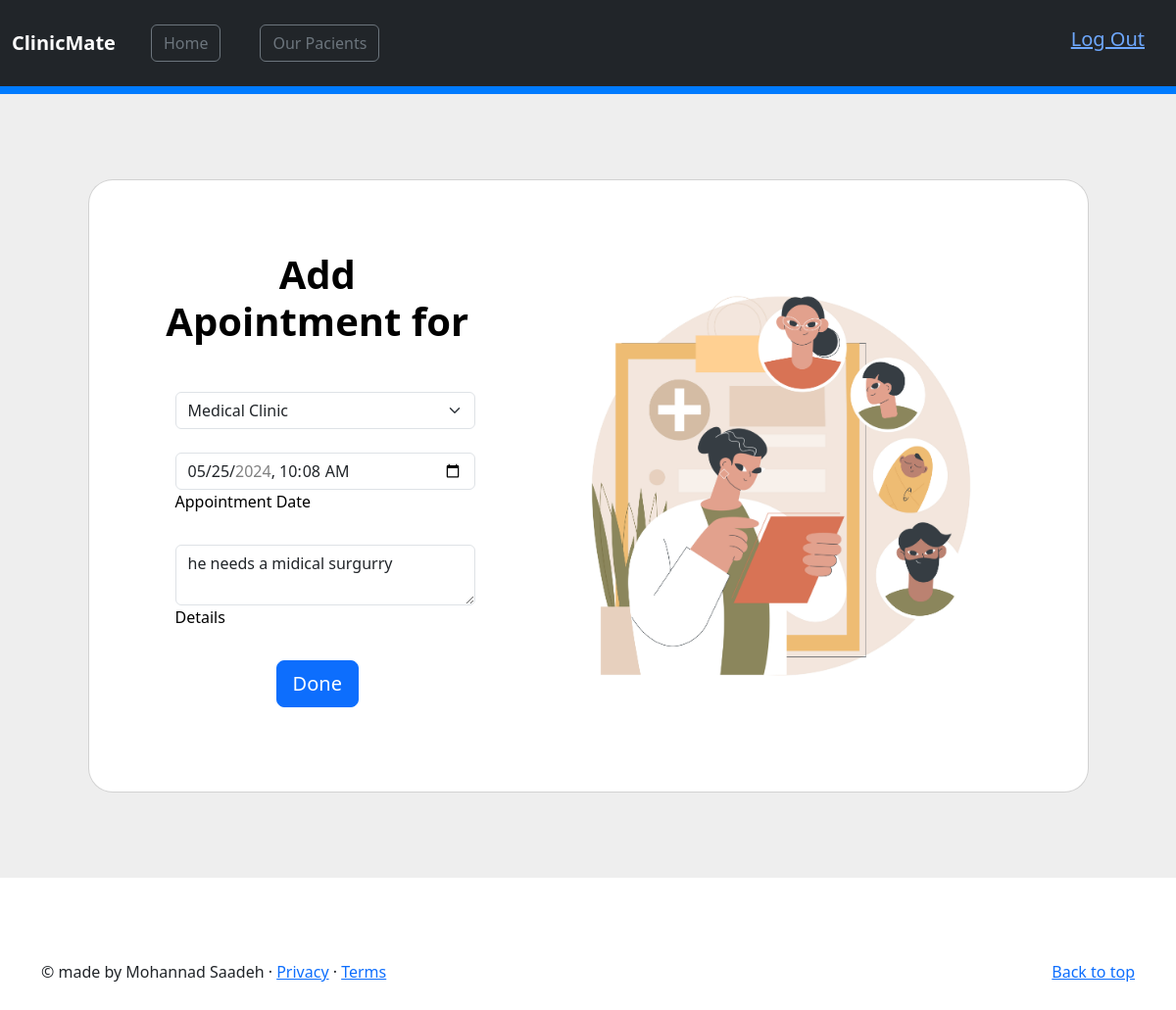
/edit_appointment/2, run on the app's committed database.
### ams_app/models.py (models this page shows, shortened)
class Appointment(models.Model):
    appointment_date = models.DateTimeField()
    appointment_details = models.TextField()
    pacient = models.ForeignKey(Pacient, related_name="appointments", on_delete = models.CASCADE)
    clinic = models.ForeignKey(Clinic, related_name="appointments", on_delete = models.CASCADE)
    created_at = models.DateTimeField(auto_now_add=True)
    updated_at = models.DateTimeField(auto_now=True)
    objects = AppointmentManager()

class Clinic(models.Model):
    clinic_name = models.CharField(max_length=100)
    clinic_specialty = models.CharField(max_length=100)
    clinic_details = models.TextField()
    created_at = models.DateTimeField(auto_now_add=True)
    updated_at = models.DateTimeField(auto_now=True)
    objects = ClinicManager()
    def __str__(self):
        return self.clinic_name

### ams_app/views.py (the view)
# urls.py: path('edit_appointment/<int:id>', views.edit_appointment),
def edit_appointment(request, id):
    appointments = models.Appointment.objects.get(id=id)
    appointments_date = appointments.appointment_date.strftime('%Y-%m-%dT%H:%M')
    min_datetime = models.date_time_min().strftime('%Y-%m-%dT%H:%M')
    max_datetime = models.date_time_max().strftime('%Y-%m-%dT%H:%M')
    clinics = models.Clinic.objects.all()
    context = {
        'appointments': appointments,
        'clinics': clinics,
        'appointments_date': appointments_date,
        'min_datetime': min_datetime,
        'max_datetime': max_datetime,
        }
    print(appointments_date)
    return render(request, 'edit_appointment.html', context )

### ams_app/models.py (called while the page is built)
def date_time_min():
    working_hours_start = "09:00"
    min_datetime = datetime.datetime.combine(datetime.date.today(), datetime.datetime.strptime(working_hours_start, "%H:%M").time())
    return min_datetime

def date_time_max():
    working_hours_end = "17:00"
    add_one_week = datetime.timedelta(days=7)
    max_datetime = datetime.datetime.combine(datetime.date.today(), datetime.datetime.strptime(working_hours_end, "%H:%M").time())+add_one_week
    return max_datetime

### ams_app/templates/edit_appointment.html (shortened to what this page needs)
<!doctype html>
<html lang="en" data-bs-theme="auto">
<head>
    {% load static %}
    <link rel="stylesheet" href="{% static 'css/style.css' %}">
    <link rel="stylesheet" href="{% static 'css/bootstrap.css' %}">
    <link rel="stylesheet" href="https://cdn.jsdelivr.net/npm/@docsearch/css@3">
    <link href="/docs/5.3/dist/css/bootstrap.min.css" rel="stylesheet">
</head>
<body>
    <header data-bs-theme="dark">
        <nav class="navbar navbar-expand-md navbar-dark fixed-top bg-dark">
        <div class="container-fluid">
            <a class="navbar-brand" href="#">ClinicMate</a>
            <div class="collapse navbar-collapse" id="navbarCollapse">
                <ul class="navbar-nav me-auto mb-2 mb-md-0">
                    <li class="nav-item">
                    <a class="btn btn-outline-secondary" aria-current="page" href="/">Home</a>
                    </li>
                    <li class="nav-item">
                    <a class="btn btn-outline-secondary" href="/pacients_page">Our Pacients</a>
                    </li>
                </ul>
            <div class="login_admin" >
                <h5><a href="/logout"> Log Out </a></h5>
            </div>
            </div>
        </div>
        </nav>
        </header>
<main>
<div id="myCarousel" class="carousel slide mb-6" data-bs-ride="carousel">
    <section class="vh-100" style="background-color: #eee;">
        <div class="container h-100">
            <div class="row d-flex justify-content-center align-items-center h-100">
            <div class="col-lg-12 col-xl-11">
                <div class="card text-black" style="border-radius: 25px;">
                <div class="card-body p-md-5">
                    <div class="row justify-content-center">
                        <div class="col-md-10 col-lg-6 col-xl-5 order-2 order-lg-1">
                            <p class="text-center h1 fw-bold mb-5 mx-1 mx-md-4 mt-4">Add Apointment for <h2 style="color: rgb(0, 204, 102);" >{{pacient.patient_first_name}} {{pacient.patient_last_name}}</h2> </p>
                            <form class="mx-1 mx-md-4" action="/update_appointment/{{appointments.id}}" method="post">
                                <div class="d-flex flex-row align-items-center mb-4">
                                    <div data-mdb-input-init class="form-outline flex-fill mb-0">
                                        <div data-mdb-input-init class="form-outline flex-fill mb-0">
                                            <select name="clinic_name" class="form-select" >
                                            <option selected>{{appointments.clinic}}</option>
                                            </select>
                                        </div>
                                    </div>
                                </div>
                                <div class="d-flex flex-row align-items-center mb-4">
                                    <div data-mdb-input-init class="form-outline flex-fill mb-0">
                                        <input    name="appointment_date" type="datetime-local" id="form3Example1c" class="form-control" min="{{ min_datetime }}"
                                        max="{{ max_datetime }}" value="{{appointments_date}}" />
                                        <label class="form-label" for="form3Example1c">Appointment Date</label>
                                    </div>
                                </div>
                                <div class="d-flex flex-row align-items-center mb-4">
                                    <div data-mdb-input-init class="form-outline flex-fill mb-0">
                                        <textarea name="appointment_details" id="form3Example3c"  class="form-control" cols="2" rows="2"  >{{appointments.appointment_details}}</textarea>
                                        <label class="form-label" for="form3Example3c">Details</label>
                                    </div>
                                </div>
                                    <div class="d-flex justify-content-center mx-4 mb-3 mb-lg-4">
                                        <button type="submit" data-mdb-button-init data-mdb-ripple-init class="btn btn-primary btn-lg">Done</button>
                                    </div>
                            </form>
                        </div>
                            <div class="col-md-10 col-lg-6 col-xl-7 d-flex align-items-center order-1 order-lg-2">
                                <img src="{% static 'img\addindpacient.jpg' %}"
                                class="img-fluid" alt="Sample image">
                            </div>
                    </div>
                    </div>
                </div>
                </div>
            </div>
            </div>
        </div>
<footer class="container">
<p class="float-end"><a href="#">Back to top</a></p>
<p>&copy; made by Mohannad Saadeh &middot; <a href="#">Privacy</a> &middot; <a href="#">Terms</a></p>
</footer>
</main>
    </body>
</html>

### ams_app/static/css/style.css (style rules this page uses)
body { padding-top: 3rem; padding-bottom: 3rem; color: rgb(var(--bs-tertiary-color-rgb)); }
.carousel { margin-bottom: 4rem; }
.login_admin { display: flex; justify-content: space-between; margin: 20px; padding:0px, 20px, 0px, 20px; }
body { font-family: Arial, sans-serif; line-height: 1.6; margin: 0; padding: 0; }
header { background-color: #007bff; color: #fff; text-align: center; padding: 20px; }
.container { max-width: 800px; margin: 0 auto; padding: 20px; }
h5 { margin-left: 30px; }
body { font-family: Arial, sans-serif; background-color: #f0f0f0; margin: 0; padding: 0; }
body { font-family: "Lato", sans-serif; }
html, body { overflow-x: hidden; }
body { padding-top: 56px; }
li > a { margin-left: 20px; margin-right: 20px; }

### data on the page
Appointment: clinic_name "Medical Clinic", appointment_details "he needs a midical surgurry"
